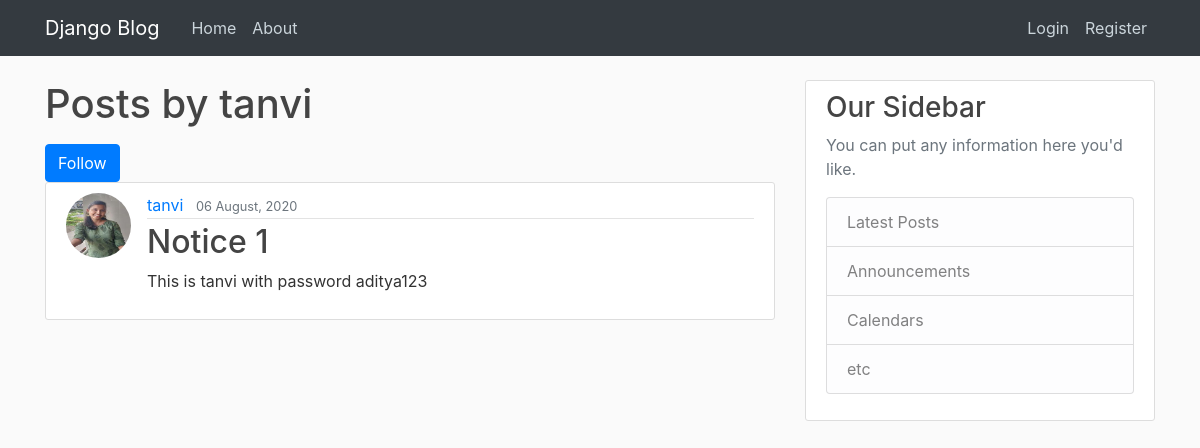
The page /post/tanvi/ on the database as committed earlier.
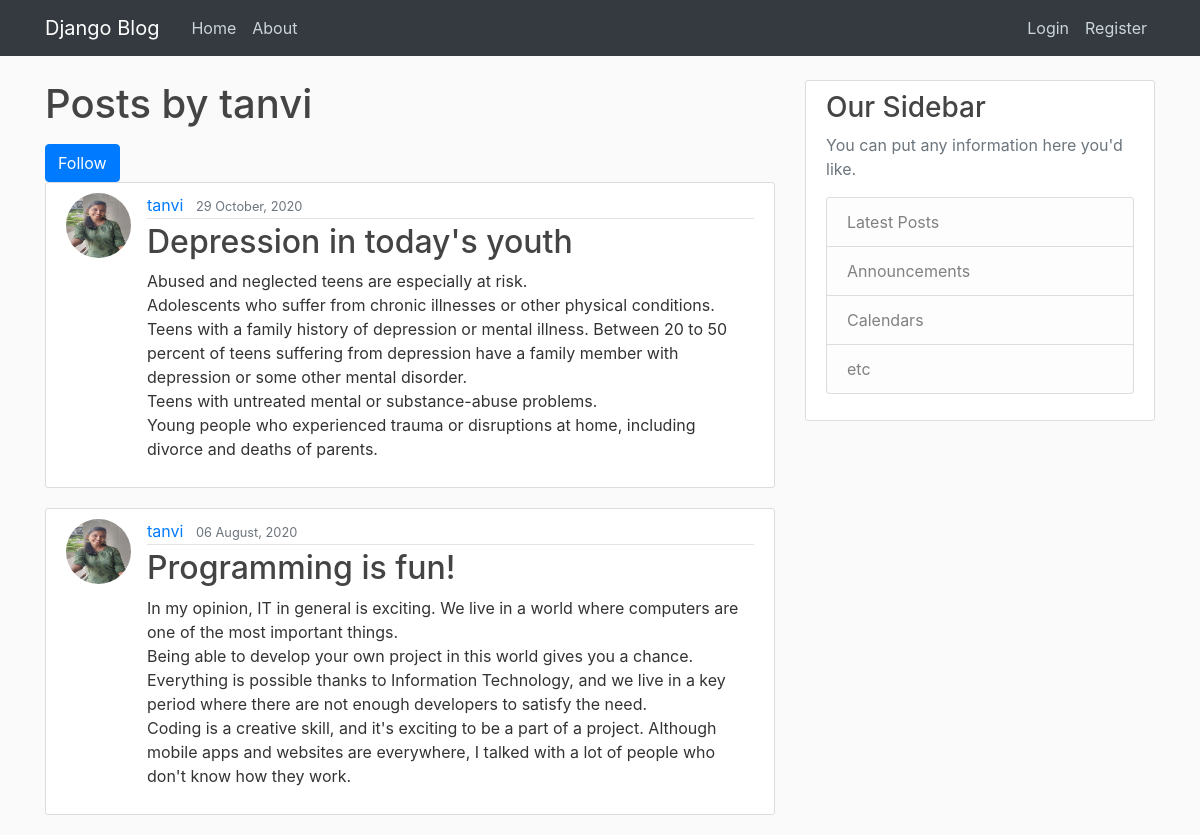
The same page on the database as committed later.
### blog/models.py (models this page shows, shortened)
class Post(models.Model):
	title=models.CharField(max_length=100)
	content=models.TextField()
	date_posted=models.DateTimeField(default=timezone.now)
	author=models.ForeignKey(User,on_delete=models.CASCADE)

### users/models.py (models this page shows, shortened)
class Profile(models.Model):
	user=models.OneToOneField(User,on_delete=models.CASCADE)
	image=models.ImageField(default='default.jpg',upload_to='profile_pics')
	firstname=models.CharField(max_length=10,default='First name')
	lastname=models.CharField(max_length=10,default='Last name')

### blog/views.py (the view)
# urls.py: path('post/<str:username>/', UserPostListView.as_view(), name='user-posts'),
class UserPostListView(ListView):
	model=Post
	template_name='blog/user_post.html'
	context_object_name='posts'
	def get_queryset(self):
		user=get_object_or_404(User,username=self.kwargs.get('username'))
		return Post.objects.filter(author=user).order_by('-date_posted')

### blog/templates/blog/user_post.html
{% extends "blog/base.html" %} {% block content %}
<h1 class="mb-3">Posts by {{view.kwargs.username}}</h1>
<a
  class="btn btn-primary"
  type="submit"
  href="{% url 'send_request' view.kwargs.username %}"
  >Follow</a
>
{% for post in posts %}
<article class="media content-section">
  <img
    class="rounded-circle article-img"
    src="{{post.author.profile.image.url}}"
  />
  <div class="media-body">
    <div class="article-metadata">
      <a class="mr-2" href="{% url 'user-posts' post.author.username %}"
        >{{ post.author }}</a
      >
      <small class="text-muted">{{ post.date_posted|date:"d F, Y" }}</small>
    </div>
    <h2>
      <a class="article-title" href="{% url 'post-detail' post.id %}"
        >{{ post.title }}</a
      >
    </h2>
    <p class="article-content">{{ post.content }}</p>
  </div>
</article>
{% endfor %} {% endblock content%}

Rows that differ between the two databases and show on the page:
added Post: author.profile.image (picture), author "tanvi", date_posted "29 October, 2020", title "Depression in today's youth", content "Abused and neglected teens are especially at risk. Adolescents who suffer from chronic illnesses or other physical conditions. Teens with a family history of depression or mental illness. Between 20 to 50 percent of teens suffering from depression have a family member with depression or some other mental disorder. Teens with untreated mental or substance-abuse problems. Young people who experienced trauma or disruptions at home, including divorce and deaths of parents."
changed Post: title "Notice 1" → "Programming is fun!"; content "This is tanvi with password aditya123" → "In my opinion, IT in general is exciting. We live in a world where computers are one of the most important things. Being able to develop your own project in this world gives you a chance. Everything is possible thanks to Information Technology, and we live in a key period where there are not enough developers to satisfy the need. Coding is a creative skill, and it's exciting to be a part of a project. Although mobile apps and websites are everywhere, I talked with a lot of people who don't know how they work."
